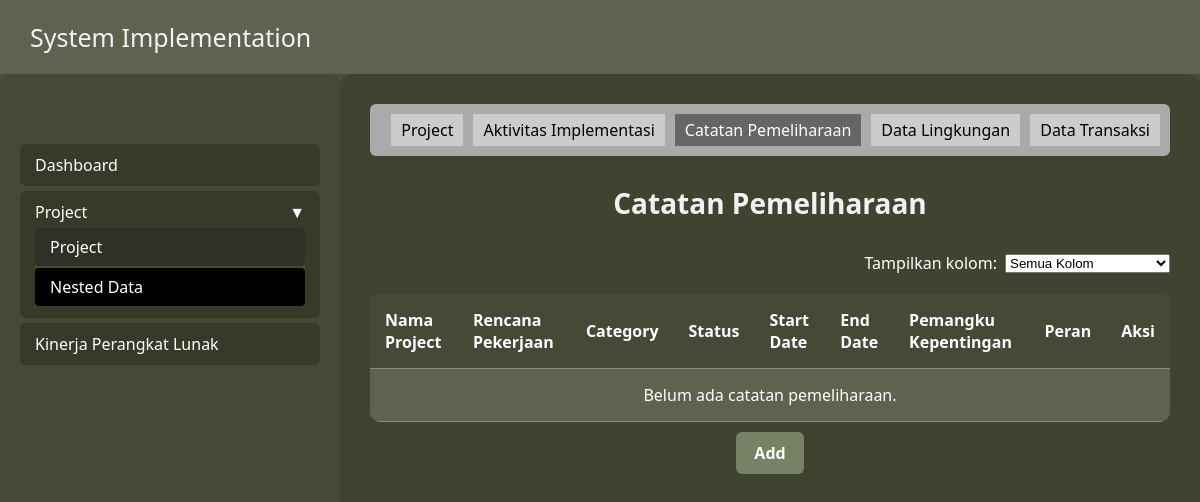
The app's page /nested_catatan/, older data.
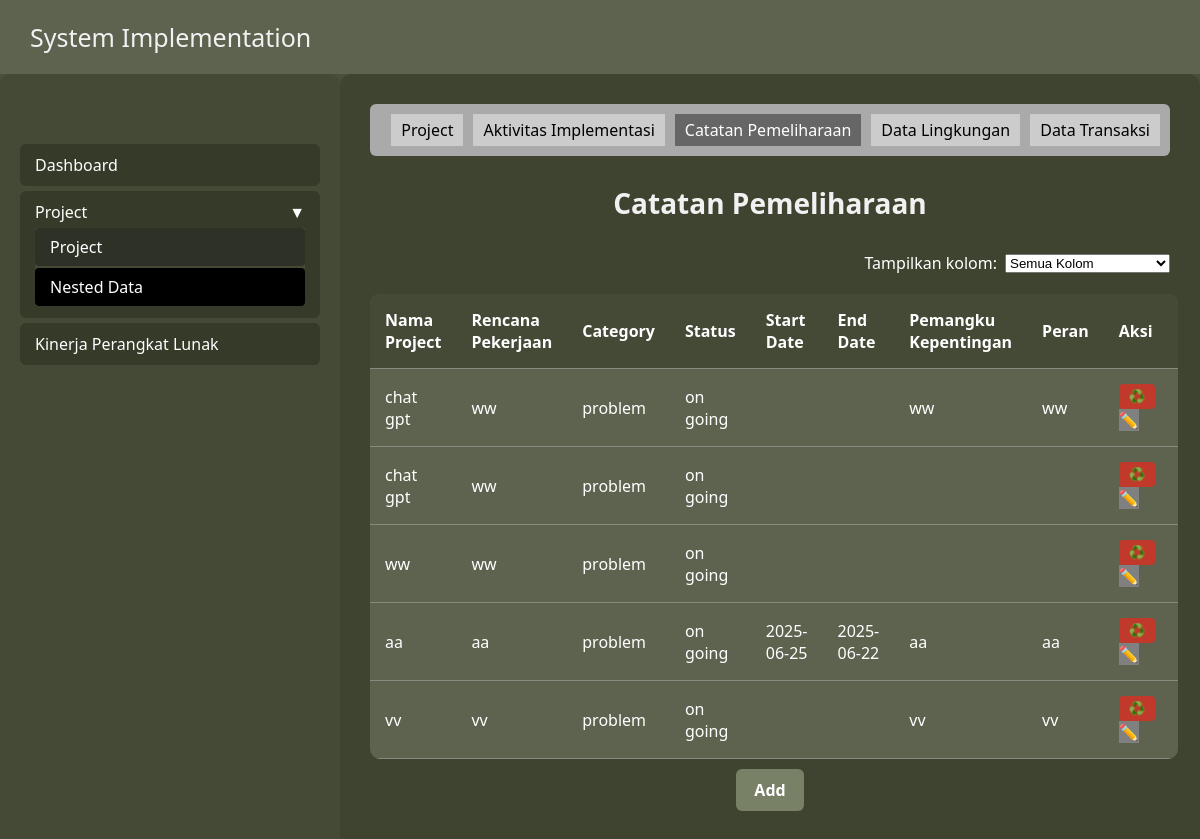
The same page, newer data.
### dataentry/models.py (models this page shows, shortened)
class CatatanPemeliharaan(models.Model):
    project = models.ForeignKey(Project, on_delete=models.CASCADE, related_name='catatan_pemeliharaan')
    suggest = models.TextField()  # Untuk "Rencana Pekerjaan"
    category = models.CharField(max_length=100)
    status = models.CharField(max_length=50)
    start_date = models.DateField(null=True, blank=True)
    end_date = models.DateField(null=True, blank=True)
    stakeholder = models.CharField(max_length=255, null=True, blank=True)
    role = models.CharField(max_length=255, null=True, blank=True)

class Project(models.Model):
    id_project = models.AutoField(primary_key=True)
    nama_project = models.CharField(max_length=255)
    model = models.CharField(max_length=255)
    external_id = models.CharField(max_length=255, unique=True, blank=True, null=True)
    deskripsi = models.TextField()

### dataentry/views.py (the view)
# urls.py: path('nested_catatan/', views.nested_catatan, name='nested_catatan'),
def nested_catatan(request):
    catatan_list = CatatanPemeliharaan.objects.select_related('project').all()
    return render(request, 'nested_catatan.html', {'catatan_list': catatan_list})

### dataentry/templates/nested_catatan.html (shortened to what the changed rows need)
<!DOCTYPE html>
<html lang="id">
<head>
</head>
<body>
    <header>
        <h2>System Implementation</h2>
    </header>
    <div class="container">
        <div class="content">
            <table>
                <thead>
                    <tr>
                        <th class="col-nama">Nama Project</th>
                        <th class="col-rencana">Rencana Pekerjaan</th>
                        <th class="col-category">Category</th>
                        <th class="col-status">Status</th>
                        <th class="col-start_date">Start Date</th>
                        <th class="col-end_date">End Date</th>
                        <th class="col-stakeholder">Pemangku Kepentingan</th>
                        <th class="col-role">Peran</th>
                        <th>Aksi</th>
                    </tr>
                </thead>
                <tbody>
                    {% for catatan in catatan_list %}
                    <tr>
                        <td class="col-nama">{{ catatan.project.nama_project }}</td>
                        <td class="col-rencana">{{ catatan.suggest }}</td>
                        <td class="col-category">{{ catatan.category }}</td>
                        <td class="col-status">{{ catatan.status }}</td>
                        <td class="col-start_date">{{ catatan.start_date|date:"Y-m-d" }}</td>
                        <td class="col-end_date">{{ catatan.end_date|date:"Y-m-d" }}</td>
                        <td class="col-stakeholder">{{ catatan.stakeholder }}</td>
                        <td class="col-role">{{ catatan.role }}</td>
                        <td class="action-buttons">
                            <form method="POST" action="{% url 'delete_catatanpemeliharaan' catatan.id %}"
                                style="display:inline;">
                                <button type="submit" class="delete-btn"
                                    onclick="return confirm('Yakin ingin menghapus catatan ini?')">♻️</button>
                            </form>
                            <a href="{% url 'edit_catatanpemeliharaan' catatan.id %}" class="edit-btn"
                                style="text-decoration:none;">✏️</a>
                        </td>
                    </tr>
                    {% empty %}
                    <tr>
                        <td colspan="9" style="text-align: center;">Belum ada catatan pemeliharaan.</td>
                    </tr>
                    {% endfor %}
                </tbody>
            </table>
        </div>
    </div>
</body>
</html>

Row changes from the older to the newer data that the page shows:
added CatatanPemeliharaan: project.nama_project "chat gpt", suggest "ww", category "problem", status "on going", stakeholder "ww", role "ww"
added CatatanPemeliharaan: project.nama_project "chat gpt", suggest "ww", category "problem", status "on going"
added CatatanPemeliharaan: project.nama_project "ww", suggest "ww", category "problem", status "on going"
added CatatanPemeliharaan: project.nama_project "aa", suggest "aa", category "problem", status "on going", start_date "2025-06-25", end_date "2025-06-22", stakeholder "aa", role "aa"
added CatatanPemeliharaan: project.nama_project "vv", suggest "vv", category "problem", status "on going", stakeholder "vv", role "vv"
Text that changed along with them:
text no longer shown: "Belum ada catatan pemeliharaan."
